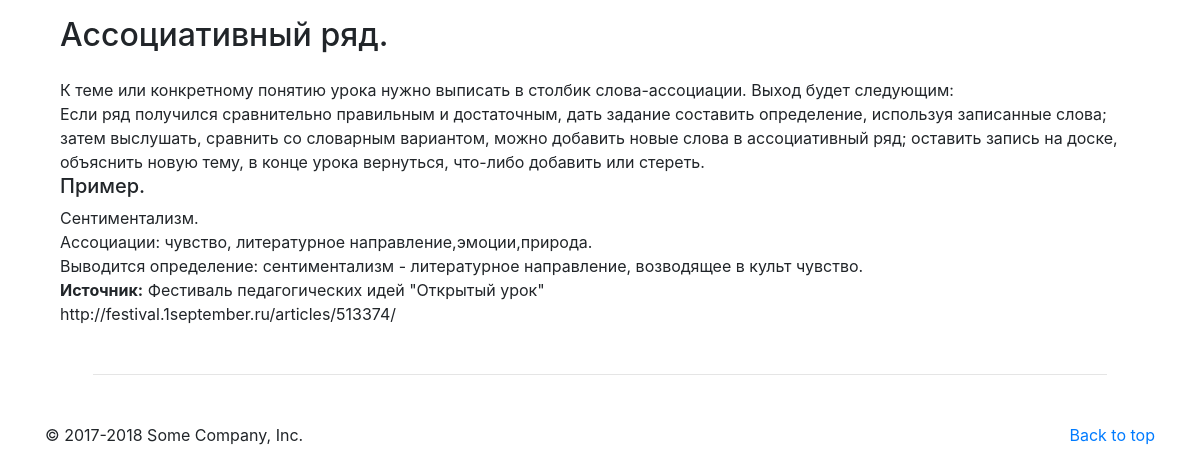
The page /card.php?stage=beginning&id=4 on the database its author committed.
### tables this page shows
CREATE TABLE `beginning` (
  `id` int(10) UNSIGNED NOT NULL,
  `name` varchar(400) NOT NULL,
  `description` varchar(10000) NOT NULL
);

### card.php (the view, shortened to what this page needs)
<?php
    require_once("configDB.php");
?>
<!doctype html>
<html lang="en">
  <head>
    <link rel="stylesheet" href="https://stackpath.bootstrapcdn.com/bootstrap/4.1.3/css/bootstrap.min.css">
  </head>
  <body>
    <section class="container m-3 ml-auto mr-auto">
			<?php
        $result = $pdo->query('SELECT stage_table_name FROM stages');
        $stages = array();
        while($row = $result->fetch(PDO::FETCH_ASSOC)){
          $stages[] = $row['stage_table_name'];
        }
        if (isset($_GET['stage']) && isset($_GET['id'])) {
          $table = htmlspecialchars($_GET['stage']);
          if (in_array($table, $stages)){
            $id = $_GET['id'];
            $qu = "SELECT * FROM ".$table." WHERE id=:id";
            $stmt = $pdo->prepare($qu);
            $stmt->execute([':id' => $id]);
            $row = $stmt->fetch(PDO::FETCH_ASSOC);
            echo '<section class="container">
                <h2 class="mb-4">'.$row['name'].'</h2>
                <section>'.$row['description'].'</section>
            </section>';
          }
      }
      ?>
    </section>
    <section class="container">
    	<hr class="featurette-divider m-5">
    </section>
    <footer class="container pb-5">
        <p class="float-right"><a href="#">Back to top</a></p>
        <p>© 2017-2018 Some Company, Inc.</p>
    </footer>
  </body>
</html>

### rows shown on the page
beginning: name "Ассоциативный ряд.", description "К теме или конкретному понятию урока нужно выписать в столбик слова-ассоциации. Выход будет следующим: Если ряд получился сравнительно правильным и достаточным, дать задание составить определение, используя записанные слова; затем выслушать, сравнить со словарным вариантом, можно добавить новые слова в ассоциативный ряд; оставить запись на доске, объяснить новую тему, в конце урока вернуться, что-либо добавить или стереть. Пример. Сентиментализм. Ассоциации: чувство, литературное направление,эмоции,природа. Выводится определение: сентиментализм - литературное направление, возводящее в культ чувство. Источник: Фестиваль педагогических идей \"Открытый урок\"…"
